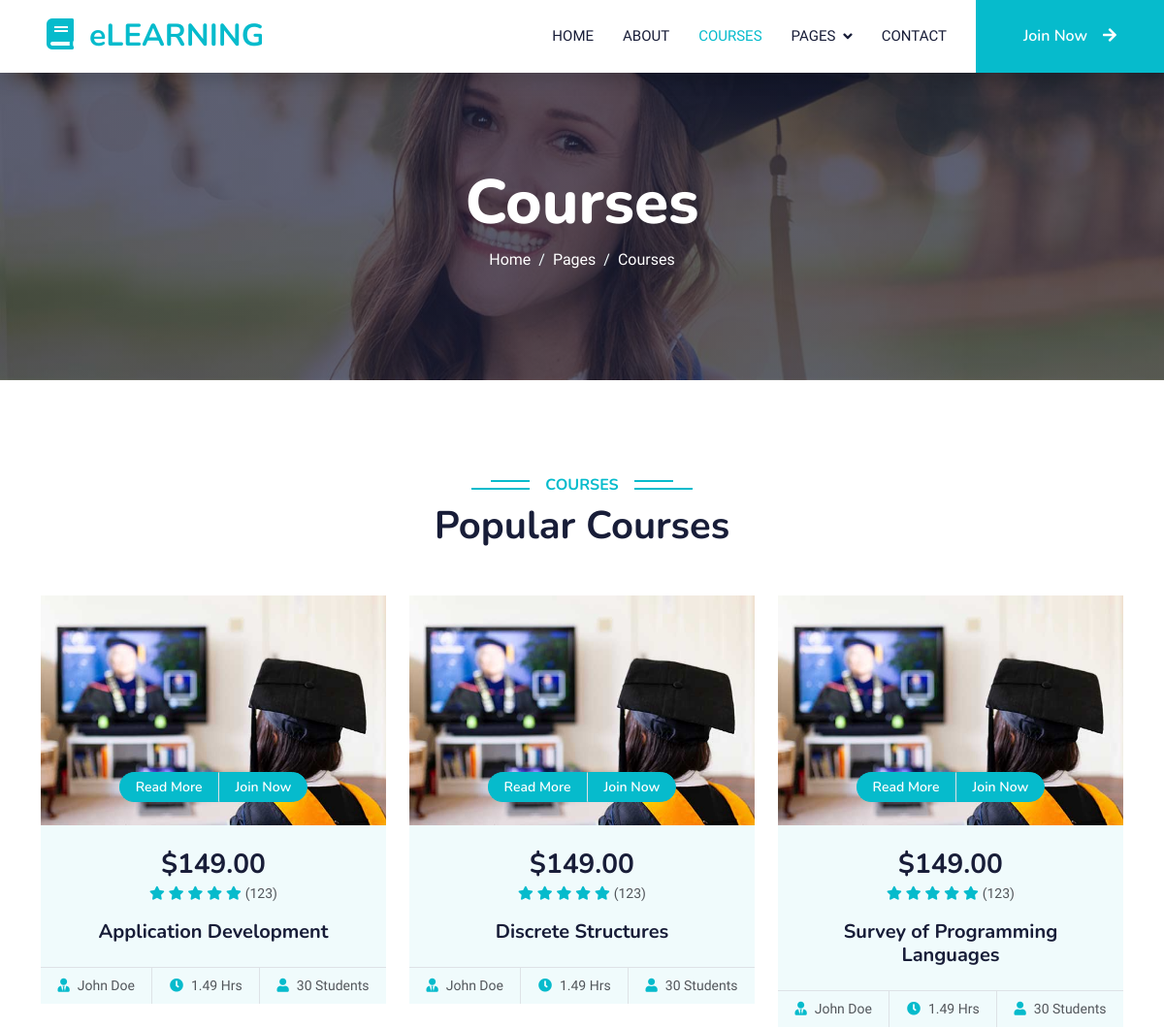
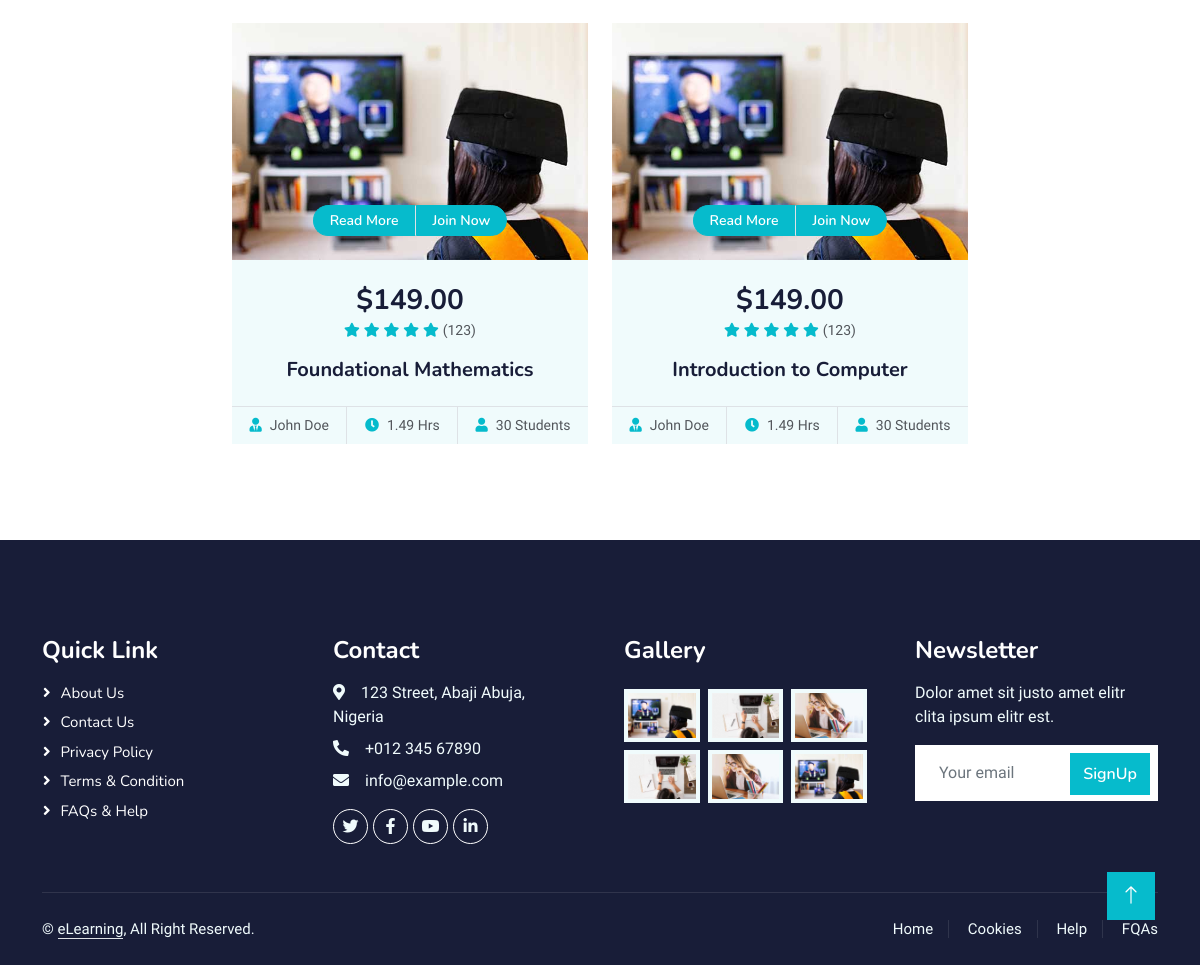
/courses.php, run on the app's committed database (2 pictures, top to bottom).
### tables this page shows
CREATE TABLE `subject` (
  `subject_id` int(11) NOT NULL,
  `subject_code` varchar(100) NOT NULL,
  `subject_title` varchar(100) NOT NULL,
  `category` varchar(100) NOT NULL,
  `description` longtext NOT NULL,
  `unit` int(11) NOT NULL,
  `Pre_req` varchar(100) NOT NULL,
  `semester` varchar(100) NOT NULL,
  `thumbnail` varchar(200) NOT NULL
);

### courses.php (the view, shortened to what this page needs)
<?php
 include('dbcon.php');
?>
<!DOCTYPE html>
<html lang="en">
<head>
    <link href="https://cdnjs.cloudflare.com/ajax/libs/font-awesome/5.10.0/css/all.min.css" rel="stylesheet">
    <link href="https://cdn.jsdelivr.net/npm/bootstrap-icons@1.4.1/font/bootstrap-icons.css" rel="stylesheet">
    <link href="lib/animate/animate.min.css" rel="stylesheet">
    <link href="lib/owlcarousel/assets/owl.carousel.min.css" rel="stylesheet">
    <link href="css/bootstrap.min.css" rel="stylesheet">
    <link href="css/style.css" rel="stylesheet">
</head>
<body>
    <nav class="navbar navbar-expand-lg bg-white navbar-light shadow sticky-top p-0">
        <a href="index.php" class="navbar-brand d-flex align-items-center px-4 px-lg-5">
            <h2 class="m-0 text-primary"><i class="fa fa-book me-3"></i>eLEARNING</h2>
        </a>
        <div class="collapse navbar-collapse" id="navbarCollapse">
            <div class="navbar-nav ms-auto p-4 p-lg-0">
                <a href="index.php" class="nav-item nav-link">Home</a>
                <a href="about.php" class="nav-item nav-link">About</a>
                <a href="courses.php" class="nav-item nav-link active">Courses</a>
                <div class="nav-item dropdown">
                    <a href="#" class="nav-link dropdown-toggle" data-bs-toggle="dropdown">Pages</a>
                </div>
                <a href="contact.php" class="nav-item nav-link">Contact</a>
            </div>
            <a href="auth.php" class="btn btn-primary py-4 px-lg-5 d-none d-lg-block">Join Now<i class="fa fa-arrow-right ms-3"></i></a>
        </div>
    </nav>
    <div class="container-fluid bg-primary py-5 mb-5 page-header">
        <div class="container py-5">
            <div class="row justify-content-center">
                <div class="col-lg-10 text-center">
                    <h1 class="display-3 text-white animated slideInDown">Courses</h1>
                    <nav aria-label="breadcrumb">
                        <ol class="breadcrumb justify-content-center">
                            <li class="breadcrumb-item"><a class="text-white" href="index.php">Home</a></li>
                            <li class="breadcrumb-item"><a class="text-white" href="#">Pages</a></li>
                            <li class="breadcrumb-item text-white active" aria-current="page">Courses</li>
                        </ol>
                    </nav>
                </div>
            </div>
        </div>
    </div>
    <div class="container-xxl py-5">
        <div class="container">
            <div class="text-center wow fadeInUp" data-wow-delay="0.1s">
                <h6 class="section-title bg-white text-center text-primary px-3">Courses</h6>
                <h1 class="mb-5">Popular Courses</h1>
            </div>
            <div class="row g-4 justify-content-center">
                 <?php
                        $subject_query = mysqli_query($conn,"select * from subject")or die(mysqli_error());
                        while($row = mysqli_fetch_array($subject_query)){
                ?>
                <div class="col-lg-4 col-md-6 wow fadeInUp" data-wow-delay="0.1s">
                    <div class="course-item bg-light">
                        <div class="position-relative overflow-hidden">
                            <img class="img-fluid" src="img/course-1.jpg" alt="">
                            <div class="w-100 d-flex justify-content-center position-absolute bottom-0 start-0 mb-4">
                                <a href="#" class="flex-shrink-0 btn btn-sm btn-primary px-3 border-end" style="border-radius: 30px 0 0 30px;">Read More</a>
                                <a href="#" class="flex-shrink-0 btn btn-sm btn-primary px-3" style="border-radius: 0 30px 30px 0;">Join Now</a>
                            </div>
                        </div>
                        <div class="text-center p-4 pb-0">
                            <h3 class="mb-0">$149.00</h3>
                            <div class="mb-3">
                                <small class="fa fa-star text-primary"></small>
                                <small class="fa fa-star text-primary"></small>
                                <small class="fa fa-star text-primary"></small>
                                <small class="fa fa-star text-primary"></small>
                                <small class="fa fa-star text-primary"></small>
                                <small>(123)</small>
                            </div>
                            <h5 class="mb-4"><?php echo $row['subject_title']; ?></h5>
                        </div>
                        <div class="d-flex border-top">
                            <small class="flex-fill text-center border-end py-2"><i class="fa fa-user-tie text-primary me-2"></i>John Doe</small>
                            <small class="flex-fill text-center border-end py-2"><i class="fa fa-clock text-primary me-2"></i>1.49 Hrs</small>
                            <small class="flex-fill text-center py-2"><i class="fa fa-user text-primary me-2"></i>30 Students</small>
                        </div>
                    </div>
                </div>
                <?php } ?>
            </div>
        </div>
    </div>
    <div class="container-fluid bg-dark text-light footer pt-5 mt-5 wow fadeIn" data-wow-delay="0.1s">
        <div class="container py-5">
            <div class="row g-5">
                <div class="col-lg-3 col-md-6">
                    <h4 class="text-white mb-3">Quick Link</h4>
                    <a class="btn btn-link" href="about.php">About Us</a>
                    <a class="btn btn-link" href="contact.php">Contact Us</a>
                    <a class="btn btn-link" href="">Privacy Policy</a>
                    <a class="btn btn-link" href="">Terms & Condition</a>
                    <a class="btn btn-link" href="">FAQs & Help</a>
                </div>
                <div class="col-lg-3 col-md-6">
                    <h4 class="text-white mb-3">Contact</h4>
                    <p class="mb-2"><i class="fa fa-map-marker-alt me-3"></i>123 Street, Abaji Abuja, Nigeria</p>
                    <p class="mb-2"><i class="fa fa-phone-alt me-3"></i>+012 345 67890</p>
                    <p class="mb-2"><i class="fa fa-envelope me-3"></i>info@example.com</p>
                    <div class="d-flex pt-2">
                        <a class="btn btn-outline-light btn-social" href=""><i class="fab fa-twitter"></i></a>
                        <a class="btn btn-outline-light btn-social" href=""><i class="fab fa-facebook-f"></i></a>
                        <a class="btn btn-outline-light btn-social" href=""><i class="fab fa-youtube"></i></a>
                        <a class="btn btn-outline-light btn-social" href=""><i class="fab fa-linkedin-in"></i></a>
                    </div>
                </div>
                <div class="col-lg-3 col-md-6">
                    <h4 class="text-white mb-3">Gallery</h4>
                    <div class="row g-2 pt-2">
                        <div class="col-4">
                            <img class="img-fluid bg-light p-1" src="img/course-1.jpg" alt="">
                        </div>
                        <div class="col-4">
                            <img class="img-fluid bg-light p-1" src="img/course-2.jpg" alt="">
                        </div>
                        <div class="col-4">
                            <img class="img-fluid bg-light p-1" src="img/course-3.jpg" alt="">
                        </div>
                        <div class="col-4">
                            <img class="img-fluid bg-light p-1" src="img/course-2.jpg" alt="">
                        </div>
                        <div class="col-4">
                            <img class="img-fluid bg-light p-1" src="img/course-3.jpg" alt="">
                        </div>
                        <div class="col-4">
                            <img class="img-fluid bg-light p-1" src="img/course-1.jpg" alt="">
                        </div>
                    </div>
                </div>
                <div class="col-lg-3 col-md-6">
                    <h4 class="text-white mb-3">Newsletter</h4>
                    <p>Dolor amet sit justo amet elitr clita ipsum elitr est.</p>
                    <div class="position-relative mx-auto" style="max-width: 400px;">
                        <input class="form-control border-0 w-100 py-3 ps-4 pe-5" type="text" placeholder="Your email">
                        <button type="button" class="btn btn-primary py-2 position-absolute top-0 end-0 mt-2 me-2">SignUp</button>
                    </div>
                </div>
            </div>
        </div>
        <div class="container">
            <div class="copyright">
                <div class="row">
                   <div class="col-md-6 text-center text-md-start mb-3 mb-md-0">
                        &copy; <a class="border-bottom" href="#">eLearning</a>, All Right Reserved.
                    </div>
                    <div class="col-md-6 text-center text-md-end">
                        <div class="footer-menu">
                            <a href="index.php">Home</a>
                            <a href="">Cookies</a>
                            <a href="">Help</a>
                            <a href="">FQAs</a>
                        </div>
                    </div>
                </div>
            </div>
        </div>
    </div>
    <a href="#" class="btn btn-lg btn-primary btn-lg-square back-to-top"><i class="bi bi-arrow-up"></i></a>
</body>
</html>

### css/style.css (style rules this page uses)
:root { --primary: #06BBCC; --light: #F0FBFC; --dark: #181d38; }
.back-to-top { position: fixed; display: none; right: 45px; bottom: 45px; z-index: 99; }
.btn { font-family: 'Nunito', sans-serif; font-weight: 600; transition: .5s; }
.btn.btn-primary, .btn.btn-secondary { color: #FFFFFF; }
.btn-lg-square { width: 48px; height: 48px; }
.btn-square, .btn-sm-square, .btn-lg-square { padding: 0; display: flex; align-items: center; justify-content: center; font-weight: normal; border-radius: 0px; }
.navbar .dropdown-toggle::after { border: none; content: "\f107"; font-family: "Font Awesome 5 Free"; font-weight: 900; vertical-align: middle; margin-left: 8px; }
.navbar-light .navbar-nav .nav-link { margin-right: 30px; padding: 25px 0; color: #FFFFFF; font-size: 15px; text-transform: uppercase; outline: none; }
.navbar-light .navbar-nav .nav-link:hover, .navbar-light .navbar-nav .nav-link.active { color: var(--primary); }
.navbar-light .navbar-brand, .navbar-light a.btn { height: 75px; }
.navbar-light .navbar-nav .nav-link { color: var(--dark); font-weight: 500; }
.navbar-light.sticky-top { top: -100px; transition: .5s; }
.page-header { background: linear-gradient(rgba(24, 29, 56, .7), rgba(24, 29, 56, .7)), url(../img/carousel-1.jpg); background-position: center center; background-repeat: no-repeat; background-size: cover; }
.breadcrumb-item + .breadcrumb-item::before { color: var(--light); }
.section-title { position: relative; display: inline-block; text-transform: uppercase; }
.section-title::before { position: absolute; content: ""; width: calc(100% + 80px); height: 2px; top: 4px; left: -40px; background: var(--primary); z-index: -1; }
.section-title::after { position: absolute; content: ""; width: calc(100% + 120px); height: 2px; bottom: 5px; left: -60px; background: var(--primary); z-index: -1; }
.category img, .course-item img { transition: .5s; }
.footer .btn.btn-social { margin-right: 5px; width: 35px; height: 35px; display: flex; align-items: center; justify-content: center; color: var(--light); font-weight: normal; border: 1px solid #FFFFFF; border-radius: 35px; transition: .3s; }
.footer .btn.btn-link { display: block; margin-bottom: 5px; padding: 0; text-align: left; color: #FFFFFF; font-size: 15px; font-weight: normal; text-transform: capitalize; transition: .3s; }
.footer .btn.btn-link::before { position: relative; content: "\f105"; font-family: "Font Awesome 5 Free"; font-weight: 900; margin-right: 10px; }
.footer .copyright { padding: 25px 0; font-size: 15px; border-top: 1px solid rgba(256, 256, 256, .1); }
.footer .copyright a { color: var(--light); }
.footer .footer-menu a { margin-right: 15px; padding-right: 15px; border-right: 1px solid rgba(255, 255, 255, .1); }
.footer .footer-menu a:last-child { margin-right: 0; padding-right: 0; border-right: none; }

### data on the page
subject: subject_title "Application Development"
subject: subject_title "Discrete Structures"
subject: subject_title "Survey of Programming Languages"
subject: subject_title "Foundational Mathematics"
subject: subject_title "Introduction to Computer"
